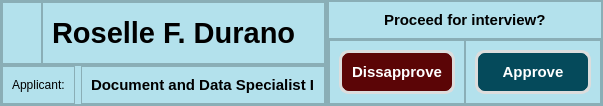
            <widget class="QWidget" name="header_6" native="true">
             <property name="minimumSize">
              <size>
               <width>0</width>
               <height>0</height>
              </size>
             </property>
             <property name="styleSheet">
              <string notr="true">*{
background-color: rgb(179, 225, 236);
}</string>
             </property>
             <layout class="QHBoxLayout" name="horizontalLayout_2">
              <property name="spacing">
               <number>0</number>
              </property>
              <property name="leftMargin">
               <number>0</number>
              </property>
              <property name="topMargin">
               <number>0</number>
              </property>
              <property name="rightMargin">
               <number>0</number>
              </property>
              <property name="bottomMargin">
               <number>0</number>
              </property>
              <item alignment="Qt::AlignLeft">
               <widget class="QFrame" name="frame_36">
                <property name="minimumSize">
                 <size>
                  <width>0</width>
                  <height>0</height>
                 </size>
                </property>
                <property name="frameShape">
                 <enum>QFrame::StyledPanel</enum>
                </property>
                <property name="frameShadow">
                 <enum>QFrame::Raised</enum>
                </property>
                <layout class="QVBoxLayout" name="verticalLayout_47">
                 <property name="spacing">
                  <number>0</number>
                 </property>
                 <property name="leftMargin">
                  <number>0</number>
                 </property>
                 <property name="topMargin">
                  <number>0</number>
                 </property>
                 <property name="rightMargin">
                  <number>0</number>
                 </property>
                 <property name="bottomMargin">
                  <number>0</number>
                 </property>
                 <item>
                  <widget class="QFrame" name="frame_38">
                   <property name="sizePolicy">
                    <sizepolicy hsizetype="Preferred" vsizetype="Expanding">
                     <horstretch>0</horstretch>
                     <verstretch>0</verstretch>
                    </sizepolicy>
                   </property>
                   <property name="frameShape">
                    <enum>QFrame::StyledPanel</enum>
                   </property>
                   <property name="frameShadow">
                    <enum>QFrame::Raised</enum>
                   </property>
                   <layout class="QHBoxLayout" name="horizontalLayout_9">
                    <property name="spacing">
                     <number>0</number>
                    </property>
                    <property name="leftMargin">
                     <number>0</number>
                    </property>
                    <property name="topMargin">
                     <number>0</number>
                    </property>
                    <property name="rightMargin">
                     <number>0</number>
                    </property>
                    <property name="bottomMargin">
                     <number>0</number>
                    </property>
                    <item alignment="Qt::AlignLeft">
                     <widget class="QFrame" name="frame_40">
                      <property name="minimumSize">
                       <size>
                        <width>40</width>
                        <height>0</height>
                       </size>
                      </property>
                      <property name="frameShape">
                       <enum>QFrame::StyledPanel</enum>
                      </property>
                      <property name="frameShadow">
                       <enum>QFrame::Raised</enum>
                      </property>
                     </widget>
                    </item>
                    <item>
                     <widget class="QFrame" name="frame_41">
                      <property name="sizePolicy">
                       <sizepolicy hsizetype="Expanding" vsizetype="Preferred">
                        <horstretch>0</horstretch>
                        <verstretch>0</verstretch>
                       </sizepolicy>
                      </property>
                      <property name="frameShape">
                       <enum>QFrame::StyledPanel</enum>
                      </property>
                      <property name="frameShadow">
                       <enum>QFrame::Raised</enum>
                      </property>
                      <layout class="QGridLayout" name="gridLayout_40">
                       <item row="0" column="0">
                        <widget class="QLabel" name="label_21">
                         <property name="font">
                          <font>
                           <family>Arial</family>
                           <pointsize>22</pointsize>
                           <weight>75</weight>
                           <bold>true</bold>
                          </font>
                         </property>
                         <property name="text">
                          <string>Roselle F. Durano</string>
                         </property>
                        </widget>
                       </item>
                      </layout>
                     </widget>
                    </item>
                   </layout>
                  </widget>
                 </item>
                 <item alignment="Qt::AlignBottom">
                  <widget class="QFrame" name="frame_39">
                   <property name="minimumSize">
                    <size>
                     <width>0</width>
                     <height>0</height>
                    </size>
                   </property>
                   <property name="frameShape">
                    <enum>QFrame::StyledPanel</enum>
                   </property>
                   <property name="frameShadow">
                    <enum>QFrame::Raised</enum>
                   </property>
                   <layout class="QGridLayout" name="gridLayout_41">
                    <property name="leftMargin">
                     <number>0</number>
                    </property>
                    <property name="topMargin">
                     <number>0</number>
                    </property>
                    <property name="rightMargin">
                     <number>0</number>
                    </property>
                    <property name="bottomMargin">
                     <number>0</number>
                    </property>
                    <item row="0" column="1" alignment="Qt::AlignLeft">
                     <widget class="QFrame" name="frame_47">
                      <property name="minimumSize">
                       <size>
                        <width>0</width>
                        <height>0</height>
                       </size>
                      </property>
                      <property name="font">
                       <font>
                        <family>Arial</family>
                        <pointsize>10</pointsize>
                       </font>
                      </property>
                      <property name="frameShape">
                       <enum>QFrame::StyledPanel</enum>
                      </property>
                      <property name="frameShadow">
                       <enum>QFrame::Raised</enum>
                      </property>
                      <layout class="QGridLayout" name="gridLayout_42">
                       <item row="0" column="0">
                        <widget class="QLabel" name="label_22">
                         <property name="text">
                          <string>Applicant:</string>
                         </property>
                        </widget>
                       </item>
                      </layout>
                     </widget>
                    </item>
                    <item row="0" column="2">
                     <widget class="QFrame" name="frame_49">
                      <property name="sizePolicy">
                       <sizepolicy hsizetype="Expanding" vsizetype="Preferred">
                        <horstretch>0</horstretch>
                        <verstretch>0</verstretch>
                       </sizepolicy>
                      </property>
                      <property name="frameShape">
                       <enum>QFrame::StyledPanel</enum>
                      </property>
                      <property name="frameShadow">
                       <enum>QFrame::Raised</enum>
                      </property>
                      <layout class="QGridLayout" name="gridLayout_63">
                       <item row="0" column="0">
                        <widget class="QLabel" name="label_23">
                         <property name="font">
                          <font>
                           <family>Arial</family>
                           <pointsize>11</pointsize>
                           <weight>75</weight>
                           <bold>true</bold>
                          </font>
                         </property>
                         <property name="text">
                          <string>Document and Data Specialist I</string>
                         </property>
                        </widget>
                       </item>
                      </layout>
                     </widget>
                    </item>
                   </layout>
                  </widget>
                 </item>
                </layout>
               </widget>
              </item>
              <item alignment="Qt::AlignRight">
               <widget class="QFrame" name="frame_37">
                <property name="frameShape">
                 <enum>QFrame::StyledPanel</enum>
                </property>
                <property name="frameShadow">
                 <enum>QFrame::Raised</enum>
                </property>
                <layout class="QVBoxLayout" name="verticalLayout_48">
                 <property name="spacing">
                  <number>0</number>
                 </property>
                 <property name="leftMargin">
                  <number>0</number>
                 </property>
                 <property name="topMargin">
                  <number>0</number>
                 </property>
                 <property name="rightMargin">
                  <number>0</number>
                 </property>
                 <property name="bottomMargin">
                  <number>0</number>
                 </property>
                 <item>
                  <widget class="QFrame" name="frame_51">
                   <property name="frameShape">
                    <enum>QFrame::StyledPanel</enum>
                   </property>
                   <property name="frameShadow">
                    <enum>QFrame::Raised</enum>
                   </property>
                   <layout class="QGridLayout" name="gridLayout_65">
                    <item row="0" column="0" alignment="Qt::AlignHCenter">
                     <widget class="QLabel" name="label_24">
                      <property name="font">
                       <font>
                        <family>Arial</family>
                        <pointsize>11</pointsize>
                        <weight>75</weight>
                        <bold>true</bold>
                       </font>
                      </property>
                      <property name="text">
                       <string>Proceed for interview?</string>
                      </property>
                     </widget>
                    </item>
                   </layout>
                  </widget>
                 </item>
                 <item>
                  <widget class="QFrame" name="frame_50">
                   <property name="frameShape">
                    <enum>QFrame::StyledPanel</enum>
                   </property>
                   <property name="frameShadow">
                    <enum>QFrame::Raised</enum>
                   </property>
                   <layout class="QHBoxLayout" name="horizontalLayout_10">
                    <property name="spacing">
                     <number>0</number>
                    </property>
                    <property name="leftMargin">
                     <number>0</number>
                    </property>
                    <property name="topMargin">
                     <number>0</number>
                    </property>
                    <property name="rightMargin">
                     <number>0</number>
                    </property>
                    <property name="bottomMargin">
                     <number>0</number>
                    </property>
                    <item>
                     <widget class="QFrame" name="frame_52">
                      <property name="frameShape">
                       <enum>QFrame::StyledPanel</enum>
                      </property>
                      <property name="frameShadow">
                       <enum>QFrame::Raised</enum>
                      </property>
                      <layout class="QGridLayout" name="gridLayout_66">
                       <item row="0" column="0" alignment="Qt::AlignHCenter">
                        <widget class="QPushButton" name="pushButton_41">
                         <property name="font">
                          <font>
                           <family>Arial</family>
                           <pointsize>11</pointsize>
                           <weight>75</weight>
                           <bold>true</bold>
                          </font>
                         </property>
                         <property name="styleSheet">
                          <string notr="true">QPushButton {
            border: none; 
            border-radius: 10px; 
			background-color: rgb(91, 5, 6);
			color: rgb(255, 255, 255);
			border: 3px solid rgb(220, 221, 221);
			padding: 10px;
        }
        QPushButton:pressed {
            background-color: white;
        }
</string>
                         </property>
                         <property name="text">
                          <string>Dissapprove</string>
                         </property>
                         <property name="flat">
                          <bool>true</bool>
                         </property>
                        </widget>
                       </item>
                      </layout>
                     </widget>
                    </item>
                    <item>
                     <widget class="QFrame" name="frame_53">
                      <property name="frameShape">
                       <enum>QFrame::StyledPanel</enum>
                      </property>
                      <property name="frameShadow">
                       <enum>QFrame::Raised</enum>
                      </property>
                      <layout class="QGridLayout" name="gridLayout_67">
                       <item row="0" column="0" alignment="Qt::AlignHCenter">
                        <widget class="QPushButton" name="approve">
                         <property name="minimumSize">
                          <size>
                           <width>116</width>
                           <height>0</height>
                          </size>
                         </property>
                         <property name="font">
                          <font>
                           <family>Arial</family>
                           <pointsize>11</pointsize>
                           <weight>75</weight>
                           <bold>true</bold>
                          </font>
                         </property>
                         <property name="styleSheet">
                          <string notr="true">QPushButton {
            border: none; 
            border-radius: 10px; 
			background-color: rgb(5, 74, 91);
			color: rgb(255, 255, 255);
			border: 3px solid rgb(220, 221, 221);
			padding: 10px;
        }
        QPushButton:pressed {
            background-color: white;
        }</string>
                         </property>
                         <property name="text">
                          <string>Approve</string>
                         </property>
                         <property name="flat">
                          <bool>true</bool>
                         </property>
                        </widget>
                       </item>
                      </layout>
                     </widget>
                    </item>
                   </layout>
                  </widget>
                 </item>
                </layout>
               </widget>
              </item>
             </layout>
            </widget>
